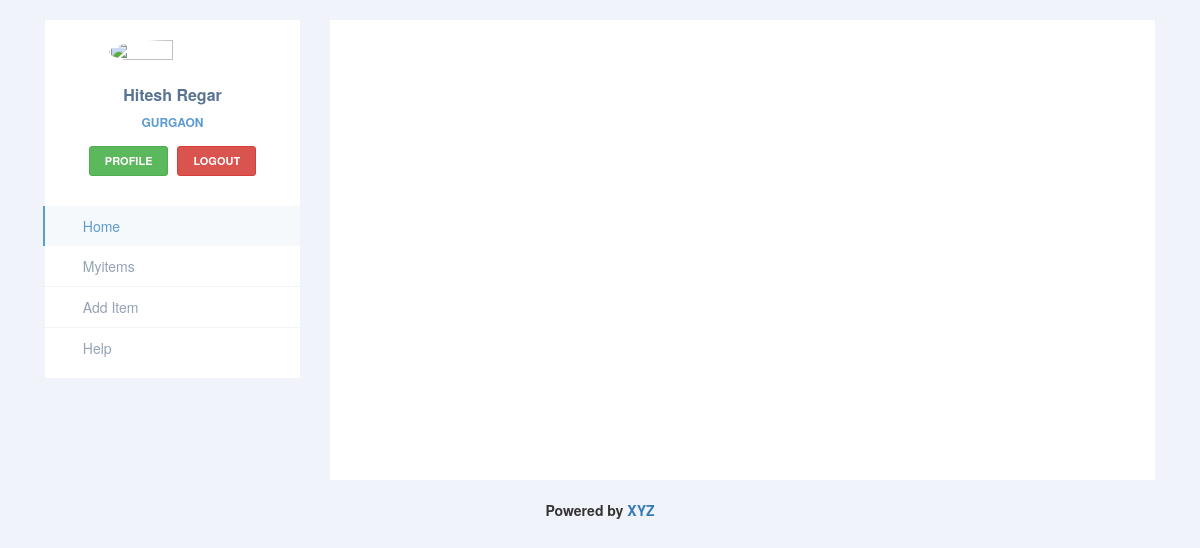
The app's page /home (signed in), older data.
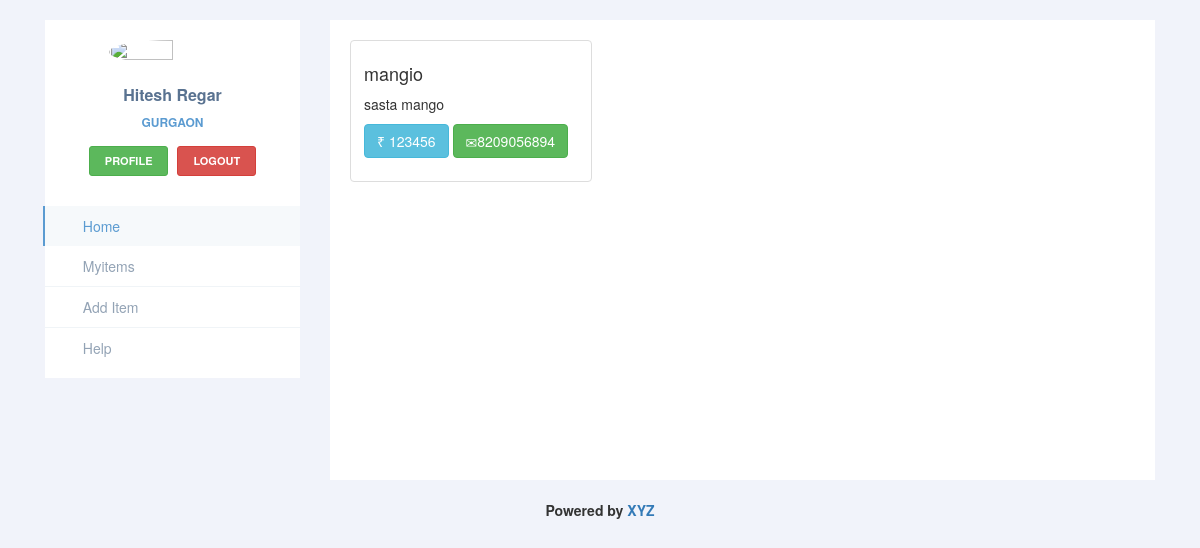
The same page, newer data.
### home/models.py (models this page shows, shortened)
class User(models.Model):
    firstName=models.CharField(max_length=50)
    lastName=models.CharField(max_length=50)
    emailId=models.EmailField(blank=False,null=False,primary_key=True)
    contactNo=models.CharField(max_length=10)
    cityName=models.CharField(max_length=50)
    password=models.CharField(max_length=50)
    dateOfBirth=models.DateField(blank=True,null=True)
    class Admin:
        pass

class  Item(models.Model):
       name=models.CharField(max_length=100)
       image=models.ImageField(upload_to=Image_Folder)
       price=models.IntegerField(blank=True,null=True)
       info=models.CharField(max_length=500)
       user=models.ForeignKey(User,on_delete=models.CASCADE,)
       status=models.CharField(max_length=10)
       date=models.DateField(blank=True,null=True)
       def image_tag(self):
          return mark_safe('<img src="/media/%s" width="100px" height="100px"/>' % self.image)
       image_tag.short_description = 'Item Image'
       image_tag.allow_tags = True

### home/views.py (the view)
# urls.py: url(r'^home',views.index,name="home"),
def index(request):
    if request.session.get('user',None):
        items=Item.objects.all()
        user=User.objects.get(emailId=request.session.get('user'))
        return render(request,'home/home.html',{"items":items,"user":user})
    else:
       return HttpResponseRedirect('/login')

### home/templates/home/home.html
{% extends 'home/main.html' %}
{% block content %}
  <div class="row">
                 {% for item in items %}
                   {% include "home/itembox.html" with item=item %}
                {% endfor %}
  </div>
{% endblock %}

### home/templates/home/main.html (shortened to what this page needs)
{% extends 'home/base.html' %}
{% block body %}
<div class="container">
    <div class="row profile">
		<div class="col-md-3">
			<div class="profile-sidebar">
				<div class="profile-userpic">
					<img src="http://keenthemes.com/preview/metronic/theme/assets/admin/pages/media/profile/profile_user.jpg" class="img-responsive" alt="">
				</div>
				<div class="profile-usertitle">
					<div class="profile-usertitle-name">
						{{user.firstName}} {{user.lastName}}
					</div>
					<div class="profile-usertitle-job">
						{{user.cityName}}
					</div>
				</div>
				<div class="profile-userbuttons">
					<button onclick="window.location.href='/profile'" type="button" class="btn btn-success btn-sm">Profile</button>
					<button onclick="window.location.href='/logout'" type="button" class="btn btn-danger btn-sm">logout</button>
				</div>
				<div class="profile-usermenu">
					<ul class="nav">
						<li class="active">
							<a href="/home">
							<i class="glyphicon glyphicon-home"></i>
							Home </a>
						</li>
						<li>
							<a href="/myitems">
							<i class="glyphicon glyphicon-user"></i>
							Myitems </a>
						</li>
						<li>
							<a href="/additem">
							<i class="glyphicon glyphicon-ok"></i>
							Add Item </a>
						</li>
						<li>
							<a href="/help">
							<i class="glyphicon glyphicon-flag"></i>
							Help </a>
						</li>
					</ul>
				</div>
			</div>
		</div>
		<div class="col-md-9">
            <div class="profile-content">
			        {% block content %}
              {% endblock %}
            </div>
		</div>
	</div>
</div>
<center>
<strong>Powered by <a href="" target="_blank">XYZ</a></strong>
</center>
<br>
<br>
{% endblock %}

### home/templates/home/base.html (shortened to what this page needs)
<!DOCTYPE html>
<html lang="en">
        <head>
          {% load staticfiles %}
          {% load widget_tweaks %}
          <link rel="stylesheet" href="{% static 'home/css/bootstrap.min.css'%}">
        </head>
        <body>
             {% block body %}{% endblock %}
        </body>
</html>

### home/templates/home/itembox.html (shortened to what this page needs)
   <div class="col-xs-18 col-sm-6 col-sm-4">
      <div class="thumbnail">
          <div class="caption">
            <h4>{{item.name}}</h4>
            <p>{{item.info}}</p>
            <p>
              <a href="#" class="btn btn-info " role="button">&#8377; {{item.price}}</a>
              <a href="#" class="btn btn-success" role="button"><span class="glyphicon glyphicon-envelope"></span>{{item.user.contactNo}}</a>
            </p>
        </div>
      </div>
    </div>

### home/templates/home/base.html (style rules this page uses)
body { background: #F1F3FA; }
.profile { margin: 20px 0; }
.profile-sidebar { padding: 20px 0 10px 0; background: #fff; }
.profile-userpic img { float: none; margin: 0 auto; width: 50%; height: 50%; -webkit-border-radius: 50% !important; -moz-border-radius: 50% !important; border-radius: 50% !important; }
.profile-usertitle { text-align: center; margin-top: 20px; }
.profile-usertitle-name { color: #5a7391; font-size: 16px; font-weight: 600; margin-bottom: 7px; }
.profile-usertitle-job { text-transform: uppercase; color: #5b9bd1; font-size: 12px; font-weight: 600; margin-bottom: 15px; }
.profile-userbuttons { text-align: center; margin-top: 10px; }
.profile-userbuttons .btn { text-transform: uppercase; font-size: 11px; font-weight: 600; padding: 6px 15px; margin-right: 5px; }
.profile-userbuttons .btn:last-child { margin-right: 0px; }
.profile-usermenu { margin-top: 30px; }
.profile-usermenu ul li { border-bottom: 1px solid #f0f4f7; }
.profile-usermenu ul li:last-child { border-bottom: none; }
.profile-usermenu ul li a { color: #93a3b5; font-size: 14px; font-weight: 400; }
.profile-usermenu ul li a i { margin-right: 8px; font-size: 14px; }
.profile-usermenu ul li.active { border-bottom: none; }
.profile-usermenu ul li.active a { color: #5b9bd1; background-color: #f6f9fb; border-left: 2px solid #5b9bd1; margin-left: -2px; }
.profile-content { padding: 20px; background: #fff; min-height: 460px; }
.thumbnail { position: relative; padding: 0px; margin-bottom: 20px; }

Row changes from the older to the newer data that the page shows:
added Item: name "mangio", info "sasta mango", price "123456", user.contactNo "8209056894"
